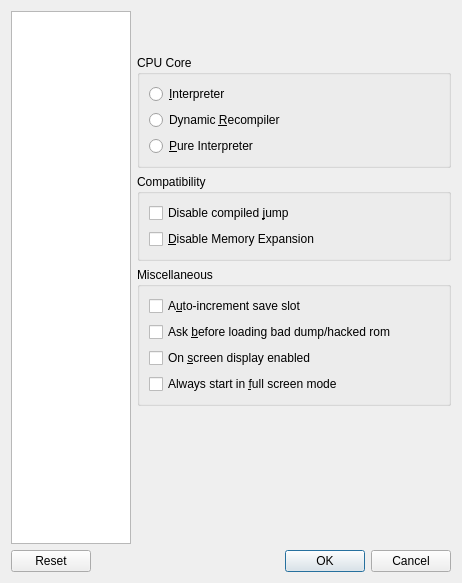
<ui version="4.0" >
 <class>SettingsDialog</class>
 <widget class="QDialog" name="SettingsDialog" >
  <property name="geometry" >
   <rect>
    <x>0</x>
    <y>0</y>
    <width>462</width>
    <height>583</height>
   </rect>
  </property>
  <property name="windowTitle" >
   <string>Mupen64Plus Settings</string>
  </property>
  <layout class="QGridLayout" name="gridLayout" >
   <item rowspan="2" row="0" column="0" >
    <widget class="QListWidget" name="listWidget" >
     <property name="sizePolicy" >
      <sizepolicy vsizetype="Minimum" hsizetype="Fixed" >
       <horstretch>0</horstretch>
       <verstretch>0</verstretch>
      </sizepolicy>
     </property>
     <property name="maximumSize" >
      <size>
       <width>120</width>
       <height>16777215</height>
      </size>
     </property>
     <property name="horizontalScrollBarPolicy" >
      <enum>Qt::ScrollBarAlwaysOff</enum>
     </property>
     <property name="dragDropMode" >
      <enum>QAbstractItemView::NoDragDrop</enum>
     </property>
     <property name="selectionBehavior" >
      <enum>QAbstractItemView::SelectRows</enum>
     </property>
     <property name="textElideMode" >
      <enum>Qt::ElideNone</enum>
     </property>
     <property name="movement" >
      <enum>QListView::Static</enum>
     </property>
     <property name="flow" >
      <enum>QListView::TopToBottom</enum>
     </property>
     <property name="isWrapping" stdset="0" >
      <bool>false</bool>
     </property>
     <property name="spacing" >
      <number>2</number>
     </property>
     <property name="viewMode" >
      <enum>QListView::IconMode</enum>
     </property>
     <property name="uniformItemSizes" >
      <bool>true</bool>
     </property>
     <property name="currentRow" >
      <number>-1</number>
     </property>
    </widget>
   </item>
   <item row="0" column="1" >
    <widget class="QWidget" native="1" name="widget" >
     <layout class="QHBoxLayout" name="horizontalLayout" >
      <item>
       <widget class="QLabel" name="textLabel" >
        <property name="text" >
         <string/>
        </property>
       </widget>
      </item>
      <item>
       <spacer name="horizontalSpacer" >
        <property name="orientation" >
         <enum>Qt::Horizontal</enum>
        </property>
        <property name="sizeHint" stdset="0" >
         <size>
          <width>284</width>
          <height>20</height>
         </size>
        </property>
       </spacer>
      </item>
      <item>
       <widget class="QLabel" name="imageLabel" >
        <property name="text" >
         <string/>
        </property>
       </widget>
      </item>
     </layout>
    </widget>
   </item>
   <item row="1" column="1" >
    <widget class="QStackedWidget" name="stackedWidget" >
     <property name="sizePolicy" >
      <sizepolicy vsizetype="Preferred" hsizetype="MinimumExpanding" >
       <horstretch>2</horstretch>
       <verstretch>0</verstretch>
      </sizepolicy>
     </property>
     <property name="currentIndex" >
      <number>0</number>
     </property>
     <widget class="QWidget" name="page" >
      <layout class="QVBoxLayout" name="verticalLayout_2" >
       <property name="margin" >
        <number>0</number>
       </property>
       <item>
        <widget class="QGroupBox" name="groupBox" >
         <property name="title" >
          <string>CPU Core</string>
         </property>
         <layout class="QVBoxLayout" name="verticalLayout_3" >
          <item>
           <widget class="QRadioButton" name="interpreterRadio" >
            <property name="text" >
             <string>&amp;Interpreter</string>
            </property>
           </widget>
          </item>
          <item>
           <widget class="QRadioButton" name="dynamicRecompilerRadio" >
            <property name="text" >
             <string>Dynamic &amp;Recompiler</string>
            </property>
           </widget>
          </item>
          <item>
           <widget class="QRadioButton" name="pureInterpreterRadio" >
            <property name="text" >
             <string>&amp;Pure Interpreter</string>
            </property>
           </widget>
          </item>
         </layout>
        </widget>
       </item>
       <item>
        <widget class="QGroupBox" name="groupBox_2" >
         <property name="title" >
          <string>Compatibility</string>
         </property>
         <layout class="QVBoxLayout" name="verticalLayout_4" >
          <item>
           <widget class="QCheckBox" name="disableCompiledJumpCheck" >
            <property name="text" >
             <string>Disable compiled &amp;jump</string>
            </property>
           </widget>
          </item>
          <item>
           <widget class="QCheckBox" name="disableMemoryExpansionCheck" >
            <property name="text" >
             <string>&amp;Disable Memory Expansion</string>
            </property>
           </widget>
          </item>
         </layout>
        </widget>
       </item>
       <item>
        <widget class="QGroupBox" name="groupBox_3" >
         <property name="title" >
          <string>Miscellaneous</string>
         </property>
         <layout class="QVBoxLayout" name="verticalLayout_5" >
          <item>
           <widget class="QCheckBox" name="autoIncrementSaveSlotCheck" >
            <property name="text" >
             <string>A&amp;uto-increment save slot</string>
            </property>
           </widget>
          </item>
          <item>
           <widget class="QCheckBox" name="askBeforeLoadingBadRomCheck" >
            <property name="text" >
             <string>Ask &amp;before loading bad dump/hacked rom</string>
            </property>
           </widget>
          </item>
          <item>
           <widget class="QCheckBox" name="osdEnabledCheck" >
            <property name="text" >
             <string>On &amp;screen display enabled</string>
            </property>
           </widget>
          </item>
          <item>
           <widget class="QCheckBox" name="alwaysStartInFullScreenModeCheck" >
            <property name="text" >
             <string>Always start in &amp;full screen mode</string>
            </property>
           </widget>
          </item>
         </layout>
        </widget>
       </item>
       <item>
        <spacer name="verticalSpacer" >
         <property name="orientation" >
          <enum>Qt::Vertical</enum>
         </property>
         <property name="sizeHint" stdset="0" >
          <size>
           <width>20</width>
           <height>40</height>
          </size>
         </property>
        </spacer>
       </item>
      </layout>
     </widget>
     <widget class="QWidget" name="page_2" >
      <layout class="QVBoxLayout" name="verticalLayout_6" >
       <property name="margin" >
        <number>0</number>
       </property>
       <item>
        <widget class="QGroupBox" name="groupBox_7" >
         <property name="title" >
          <string>Graphics Plugin</string>
         </property>
         <layout class="QVBoxLayout" name="verticalLayout_10" >
          <item>
           <layout class="QHBoxLayout" name="horizontalLayout_2" >
            <item>
             <widget class="QLabel" name="graphicsPluginLabel" >
              <property name="text" >
               <string/>
              </property>
             </widget>
            </item>
            <item>
             <widget class="QComboBox" name="graphicsPluginCombo" >
              <property name="sizePolicy" >
               <sizepolicy vsizetype="Fixed" hsizetype="Preferred" >
                <horstretch>1</horstretch>
                <verstretch>0</verstretch>
               </sizepolicy>
              </property>
             </widget>
            </item>
           </layout>
          </item>
          <item>
           <layout class="QHBoxLayout" name="horizontalLayout_3" >
            <item>
             <widget class="QPushButton" name="configGraphicsPluginButton" >
              <property name="text" >
               <string>Config</string>
              </property>
             </widget>
            </item>
            <item>
             <widget class="QPushButton" name="testGraphicsPluginButton" >
              <property name="text" >
               <string>Test</string>
              </property>
             </widget>
            </item>
            <item>
             <widget class="QPushButton" name="aboutGraphicsPluginButton" >
              <property name="text" >
               <string>About</string>
              </property>
             </widget>
            </item>
           </layout>
          </item>
         </layout>
        </widget>
       </item>
       <item>
        <widget class="QGroupBox" name="groupBox_4" >
         <property name="title" >
          <string>Audio Plugin</string>
         </property>
         <layout class="QVBoxLayout" name="verticalLayout_9" >
          <item>
           <layout class="QHBoxLayout" name="horizontalLayout_4" >
            <item>
             <widget class="QLabel" name="audioPluginLabel" >
              <property name="text" >
               <string/>
              </property>
             </widget>
            </item>
            <item>
             <widget class="QComboBox" name="audioPluginCombo" >
              <property name="sizePolicy" >
               <sizepolicy vsizetype="Fixed" hsizetype="Preferred" >
                <horstretch>1</horstretch>
                <verstretch>0</verstretch>
               </sizepolicy>
              </property>
             </widget>
            </item>
           </layout>
          </item>
          <item>
           <layout class="QHBoxLayout" name="horizontalLayout_5" >
            <item>
             <widget class="QPushButton" name="configAudioPluginButton" >
              <property name="text" >
               <string>Config</string>
              </property>
             </widget>
            </item>
            <item>
             <widget class="QPushButton" name="testAudioPluginButton" >
              <property name="text" >
               <string>Test</string>
              </property>
             </widget>
            </item>
            <item>
             <widget class="QPushButton" name="aboutAudioPluginButton" >
              <property name="text" >
               <string>About</string>
              </property>
             </widget>
            </item>
           </layout>
          </item>
         </layout>
        </widget>
       </item>
       <item>
        <widget class="QGroupBox" name="groupBox_5" >
         <property name="title" >
          <string>Input Plugin</string>
         </property>
         <layout class="QVBoxLayout" name="verticalLayout_8" >
          <item>
           <layout class="QHBoxLayout" name="horizontalLayout_7" >
            <item>
             <widget class="QLabel" name="inputPluginLabel" >
              <property name="text" >
               <string/>
              </property>
             </widget>
            </item>
            <item>
             <widget class="QComboBox" name="inputPluginCombo" >
              <property name="sizePolicy" >
               <sizepolicy vsizetype="Fixed" hsizetype="Preferred" >
                <horstretch>1</horstretch>
                <verstretch>0</verstretch>
               </sizepolicy>
              </property>
             </widget>
            </item>
           </layout>
          </item>
          <item>
           <layout class="QHBoxLayout" name="horizontalLayout_8" >
            <item>
             <widget class="QPushButton" name="configInputPluginButton" >
              <property name="text" >
               <string>Config</string>
              </property>
             </widget>
            </item>
            <item>
             <widget class="QPushButton" name="testInputPluginButton" >
              <property name="text" >
               <string>Test</string>
              </property>
             </widget>
            </item>
            <item>
             <widget class="QPushButton" name="aboutInputPluginButton" >
              <property name="text" >
               <string>About</string>
              </property>
             </widget>
            </item>
           </layout>
          </item>
         </layout>
        </widget>
       </item>
       <item>
        <widget class="QGroupBox" name="groupBox_6" >
         <property name="title" >
          <string>RSP Plugin</string>
         </property>
         <layout class="QVBoxLayout" name="verticalLayout_7" >
          <item>
           <layout class="QHBoxLayout" name="horizontalLayout_9" >
            <item>
             <widget class="QLabel" name="rspPluginLabel" >
              <property name="text" >
               <string/>
              </property>
             </widget>
            </item>
            <item>
             <widget class="QComboBox" name="rspPluginCombo" >
              <property name="sizePolicy" >
               <sizepolicy vsizetype="Fixed" hsizetype="Preferred" >
                <horstretch>1</horstretch>
                <verstretch>0</verstretch>
               </sizepolicy>
              </property>
             </widget>
            </item>
           </layout>
          </item>
          <item>
           <layout class="QHBoxLayout" name="horizontalLayout_10" >
            <item>
             <widget class="QPushButton" name="configRspPluginButton" >
              <property name="text" >
               <string>Config</string>
              </property>
             </widget>
            </item>
            <item>
             <widget class="QPushButton" name="testRspPluginButton" >
              <property name="text" >
               <string>Test</string>
              </property>
             </widget>
            </item>
            <item>
             <widget class="QPushButton" name="aboutRspPluginButton" >
              <property name="text" >
               <string>About</string>
              </property>
             </widget>
            </item>
           </layout>
          </item>
         </layout>
        </widget>
       </item>
      </layout>
     </widget>
     <widget class="QWidget" name="page_3" >
      <layout class="QVBoxLayout" name="verticalLayout_11" >
       <property name="margin" >
        <number>0</number>
       </property>
       <item>
        <widget class="QGroupBox" name="groupBox_8" >
         <property name="title" >
          <string>Directories</string>
         </property>
         <layout class="QVBoxLayout" name="verticalLayout_12" >
          <item>
           <widget class="RomDirectoriesListWidget" native="1" name="romDirectoriesListWidget" />
          </item>
         </layout>
        </widget>
       </item>
       <item>
        <widget class="QCheckBox" name="scanDirectoriesRecursivelyCheck" >
         <property name="text" >
          <string>&amp;Scan directories recursively</string>
         </property>
        </widget>
       </item>
       <item>
        <widget class="QCheckBox" name="showFullPathsInFilenamesCheck" >
         <property name="text" >
          <string>Show &amp;full paths in filenames</string>
         </property>
        </widget>
       </item>
      </layout>
     </widget>
    </widget>
   </item>
   <item row="2" column="0" colspan="2" >
    <widget class="QDialogButtonBox" name="buttonBox" >
     <property name="orientation" >
      <enum>Qt::Horizontal</enum>
     </property>
     <property name="standardButtons" >
      <set>QDialogButtonBox::Cancel|QDialogButtonBox::Ok|QDialogButtonBox::Reset</set>
     </property>
    </widget>
   </item>
  </layout>
 </widget>
 <customwidgets>
  <customwidget>
   <class>RomDirectoriesListWidget</class>
   <extends>QWidget</extends>
   <header>frontends/qt4/romdirectorieslistwidget.h</header>
   <container>1</container>
  </customwidget>
 </customwidgets>
 <tabstops>
  <tabstop>listWidget</tabstop>
  <tabstop>interpreterRadio</tabstop>
  <tabstop>dynamicRecompilerRadio</tabstop>
  <tabstop>pureInterpreterRadio</tabstop>
  <tabstop>disableCompiledJumpCheck</tabstop>
  <tabstop>disableMemoryExpansionCheck</tabstop>
  <tabstop>autoIncrementSaveSlotCheck</tabstop>
  <tabstop>askBeforeLoadingBadRomCheck</tabstop>
  <tabstop>osdEnabledCheck</tabstop>
  <tabstop>alwaysStartInFullScreenModeCheck</tabstop>
  <tabstop>graphicsPluginCombo</tabstop>
  <tabstop>configGraphicsPluginButton</tabstop>
  <tabstop>testGraphicsPluginButton</tabstop>
  <tabstop>aboutGraphicsPluginButton</tabstop>
  <tabstop>audioPluginCombo</tabstop>
  <tabstop>configAudioPluginButton</tabstop>
  <tabstop>testAudioPluginButton</tabstop>
  <tabstop>aboutAudioPluginButton</tabstop>
  <tabstop>inputPluginCombo</tabstop>
  <tabstop>configInputPluginButton</tabstop>
  <tabstop>testInputPluginButton</tabstop>
  <tabstop>aboutInputPluginButton</tabstop>
  <tabstop>rspPluginCombo</tabstop>
  <tabstop>configRspPluginButton</tabstop>
  <tabstop>testRspPluginButton</tabstop>
  <tabstop>aboutRspPluginButton</tabstop>
  <tabstop>scanDirectoriesRecursivelyCheck</tabstop>
  <tabstop>showFullPathsInFilenamesCheck</tabstop>
  <tabstop>buttonBox</tabstop>
 </tabstops>
 <resources/>
 <connections>
  <connection>
   <sender>buttonBox</sender>
   <signal>accepted()</signal>
   <receiver>SettingsDialog</receiver>
   <slot>accept()</slot>
   <hints>
    <hint type="sourcelabel" >
     <x>222</x>
     <y>484</y>
    </hint>
    <hint type="destinationlabel" >
     <x>157</x>
     <y>274</y>
    </hint>
   </hints>
  </connection>
  <connection>
   <sender>buttonBox</sender>
   <signal>rejected()</signal>
   <receiver>SettingsDialog</receiver>
   <slot>reject()</slot>
   <hints>
    <hint type="sourcelabel" >
     <x>290</x>
     <y>490</y>
    </hint>
    <hint type="destinationlabel" >
     <x>286</x>
     <y>274</y>
    </hint>
   </hints>
  </connection>
  <connection>
   <sender>listWidget</sender>
   <signal>currentRowChanged(int)</signal>
   <receiver>stackedWidget</receiver>
   <slot>setCurrentIndex(int)</slot>
   <hints>
    <hint type="sourcelabel" >
     <x>135</x>
     <y>164</y>
    </hint>
    <hint type="destinationlabel" >
     <x>378</x>
     <y>279</y>
    </hint>
   </hints>
  </connection>
 </connections>
</ui>
